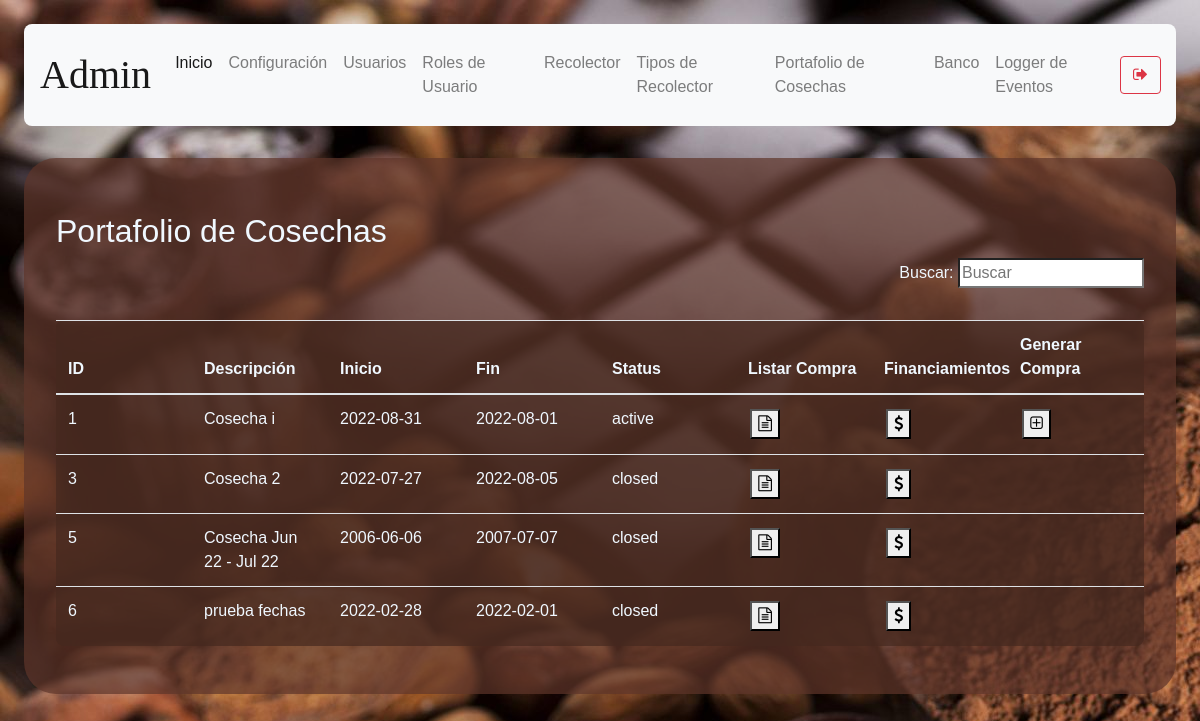
The page /harvest-show (signed in) on the database its author committed.
### models/harvest.py (models this page shows, shortened)
class Harvest (db.Model):
    __tablename__ = 'harvest'
    id = db.Column(db.Integer, primary_key = True)
    description = db.Column(db.String(250), nullable = False)
    start_date = db.Column(db.String(10), nullable=False)
    end_date = db.Column(db.String(10), nullable= False)
    status = db.Column(db.String(10), nullable = False)

### routes/harvest.py (the view)
@harvest_route.route('/harvest-show')
def showIndex():
    if( not verify_permissions(session, User, allowed_rols + ['shopping-analyst']) ):
        return redirect(url_for('auth.index'))
    harvests = Harvest.query.all()
    productors = Productor.query.all()
    if ( 'management-status' in session ):
        status = session['management-status']
        session.pop('management-status', None)
        return render_template("show-harvest.html",\
        status = status,\
        harvests = harvests, productors=productors )
    return render_template("show-harvest.html",\
        status = "",\
        harvests = harvests, productors=productors )

### models/user.py (called while the page is built)
    def get_user_rol_by_username( self, username ):
        user_rol_id = User.query.filter_by(username = username).first().user_rol_id
        user_rol = User_rol.query.get(user_rol_id).description
        return user_rol

### utils/functions.py (called while the page is built)
def verify_permissions(session, User, allowed=['admin']):
    return 'username' in session and \
    ( allowed == 'all' or User.get_user_rol_by_username(User, session['username']) in allowed)

### templates/show-harvest.html (shortened to what this page needs)
{% extends "base.html" %}
{% block content %}
    <h2>Portafolio de Cosechas</h2>
    <p align="right">
        Buscar: <input id ="search-bar" onkeyup="searchEngine()" type="search" name="busqueda" placeholder="Buscar">
    </p>
        <table class="table content-table fixed-table">
            <thead>
                <th>ID</th>
                <th>Descripción</th>
                <th>Inicio</th>
                <th>Fin</th>
                <th>Status</th>
                <th>Listar Compra</th>
                <th>Financiamientos</th>
                <th>Generar Compra</th>
            </thead>
            <tbody id = table-body-data>
            {% for harvest in harvests %}
            <tr>
                <td>{{ harvest.id }}</td>
                <td>{{ harvest.description }}</td>
                <td>{{ harvest.start_date }}</td>
                <td>{{ harvest.end_date }}</td>
                <td>{{ harvest.status }}</td>
                <td><button onclick='window.location.href=`/harvest/{{ harvest.id }}/purchase`'><i class="fa fa-file-text-o" aria-hidden="true"></i></i></button></td>
                <td><button onclick="window.location.href=`/harvest/{{ harvest.id }}/financingShow`"><i class="fa fa-usd" aria-hidden="true"></i></button></td>
                {% if harvest.status == "active" %}
                    <td><button type="button" class="" data-toggle="modal" data-target="#modal-{{harvest.id}}"><i class="fa fa-plus-square-o" aria-hidden="true"></i></i></button></td>
                {% else %}
                    <td></td>
                {% endif %}
            </tr>
            {% endfor %}
            </tbody>
        </table>
{% endblock %}

### static/styles/main.css (style rules this page uses)
body { background-color:aliceblue; background-image: url("../media/2316549.jpg"); margin: 2%; font-family: 'Gill Sans', 'Gill Sans MT', Calibri, 'Trebuchet MS', sans-serif; }
button { margin: 2%; }
h1, h2 { margin-top: 2%; }
.content-table { background-color: rgba(69, 40, 31, 0.7); padding: 2em; color:aliceblue; margin-top: 2em; border-radius: .5em; }
table { width:100%; table-layout:fixed; }
td { word-wrap:break-word; }

### rows shown on the page
Harvest: id "1", description "Cosecha i", start_date "2022-08-31", end_date "2022-08-01", status "active"
Harvest: id "3", description "Cosecha 2", start_date "2022-07-27", end_date "2022-08-05", status "closed"
Harvest: id "5", description "Cosecha Jun 22 - Jul 22", start_date "2006-06-06", end_date "2007-07-07", status "closed"
Harvest: id "6", description "prueba fechas", start_date "2022-02-28", end_date "2022-02-01", status "closed"

### other values the page prints
{{ session['username'] }} "Admin"
